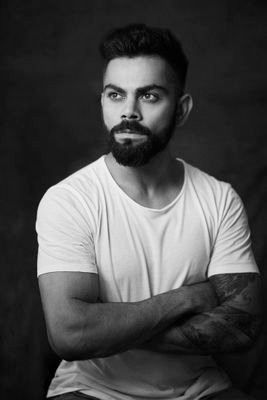
#> input picture images/2.jpg, 267 x 400 px, found by its file name
$ python imageTranslations.py
#> lines starting #> are read from the running program, lines starting #| are printed output that depends on the picture
# -*- coding: utf-8 -*-
"""
Created on Fri Jun  8 19:33:15 2018

@author: yatheen!
"""

import cv2
import numpy as np
import matplotlib.pyplot as plt

image = cv2.imread(r'E:\Programming!\Image processing\images\2.jpg')
#> image is the input picture: shape (400, 267, 3); min 0, max 251, mean 72.9
cv2.imshow("Original Image " , image)
height , width = image.shape[:2]
#> height = 400; width = 267

"""Translation"""
translationMatrix = np.float32([[1,0,54],[0,1,54]])
translatedImage = cv2.warpAffine( image , translationMatrix , (width,height))
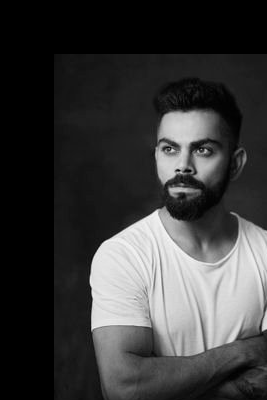
#> translatedImage: shape (400, 267, 3); min 0, max 251, mean 58
cv2.imshow("Translated Image",translatedImage)

"""Rotation"""
rotationMatrix = cv2.getRotationMatrix2D((width/2,height/2),180,1)
rotatedImage = cv2.warpAffine( image , rotationMatrix , (width,height))
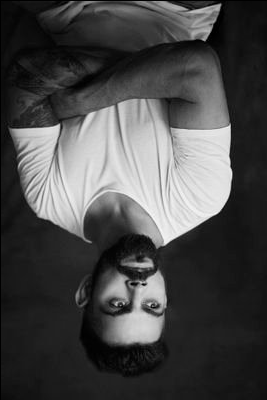
#> rotatedImage: shape (400, 267, 3); min 0, max 251, mean 72.8
cv2.imshow("Rotated Image",rotatedImage)

"""Resizing"""
resizedImage = cv2.resize(image , None , fx =2 ,fy =2 ,interpolation = cv2.INTER_CUBIC)
cv2.imshow("Resized Image" , resizedImage)

"""Usage of image pyramids"""

smaller = cv2.pyrDown(image)
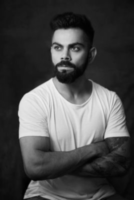
#> smaller: shape (200, 134, 3); min 0, max 238, mean 72.7
larger = cv2.pyrUp(image)
cv2.imshow('Smaller Image' , smaller)
cv2.imshow('Larger Image' , larger)

"""Cropping the Image """

start_row , start_col = int(height * 0.15) , int(width * 0.15)
#> start_row = 60; start_col = 40
end_row , end_col = int(height * 0.75) , int(width * 0.75)
#> end_row = 300; end_col = 200

cropped_image = image[start_row:end_row , start_col:end_col]
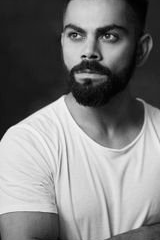
#> cropped_image: shape (240, 160, 3); min 0, max 251, mean 124.4

cv2.imshow("Cropped Image" , cropped_image)

cv2.waitKey()
cv2.destroyAllWindows()

$ run again, with images/1.jpg copied over images/2.jpg
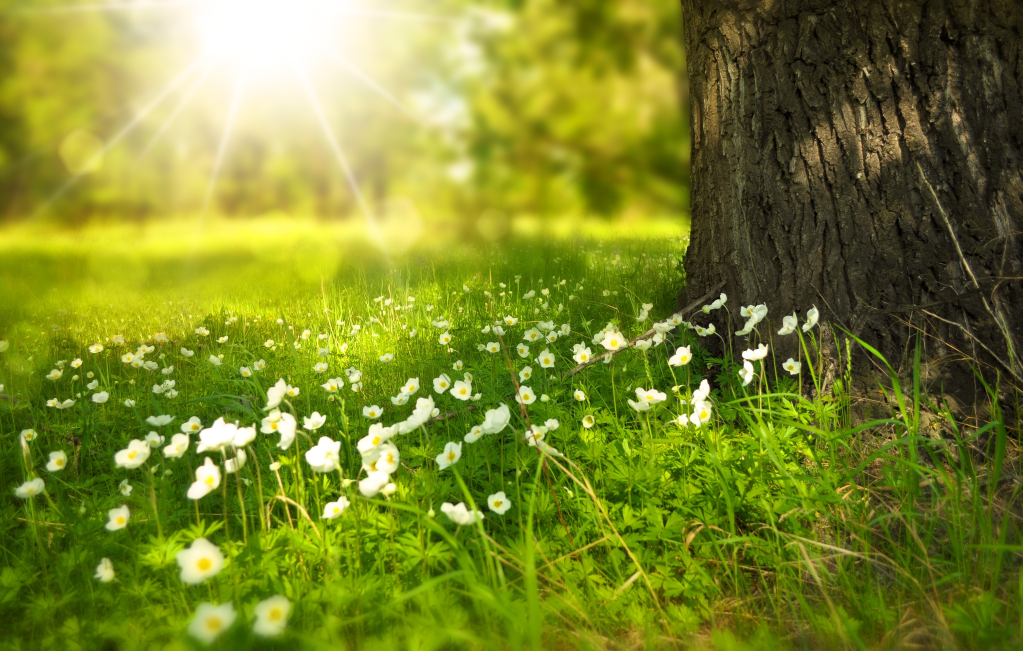
#> input picture images/1.jpg, 4090 x 2602 px, found by its file name (shown at 1/4 size)
#> image is the input picture: shape (2602, 4090, 3); mean B, G, R 43, 133.3, 122.7
#> `rotatedImage = cv2.warpAffine( image , rotationMatrix , (width,height))`:
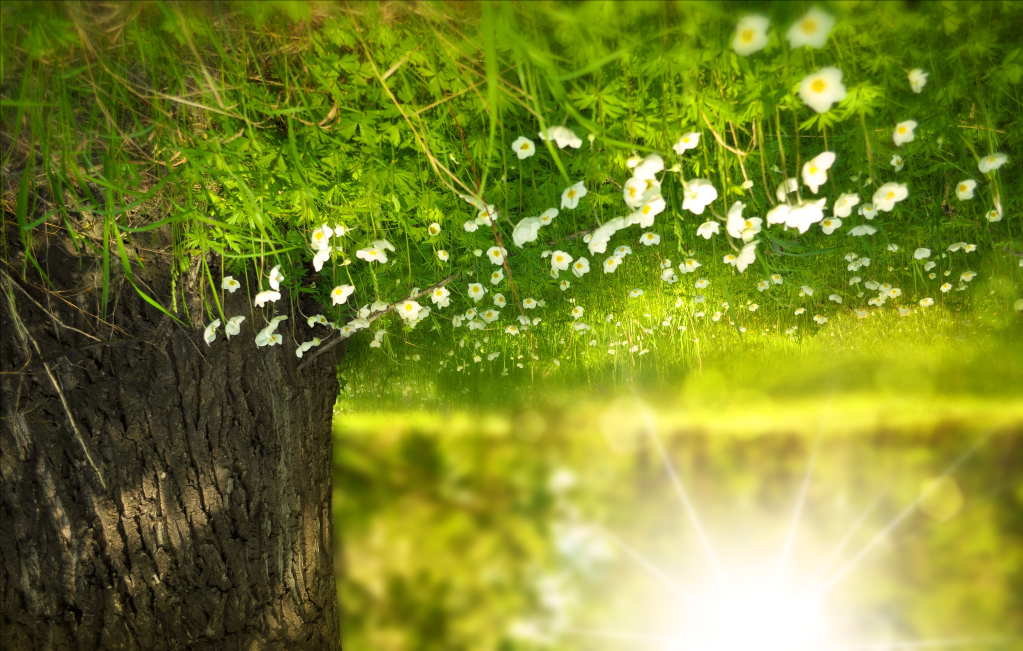
#> rotatedImage: shape (2602, 4090, 3) (shown at 1/4 size); mean B, G, R 43, 133.2, 122.6
#> `cropped_image = image[start_row:end_row , start_col:end_col]`:
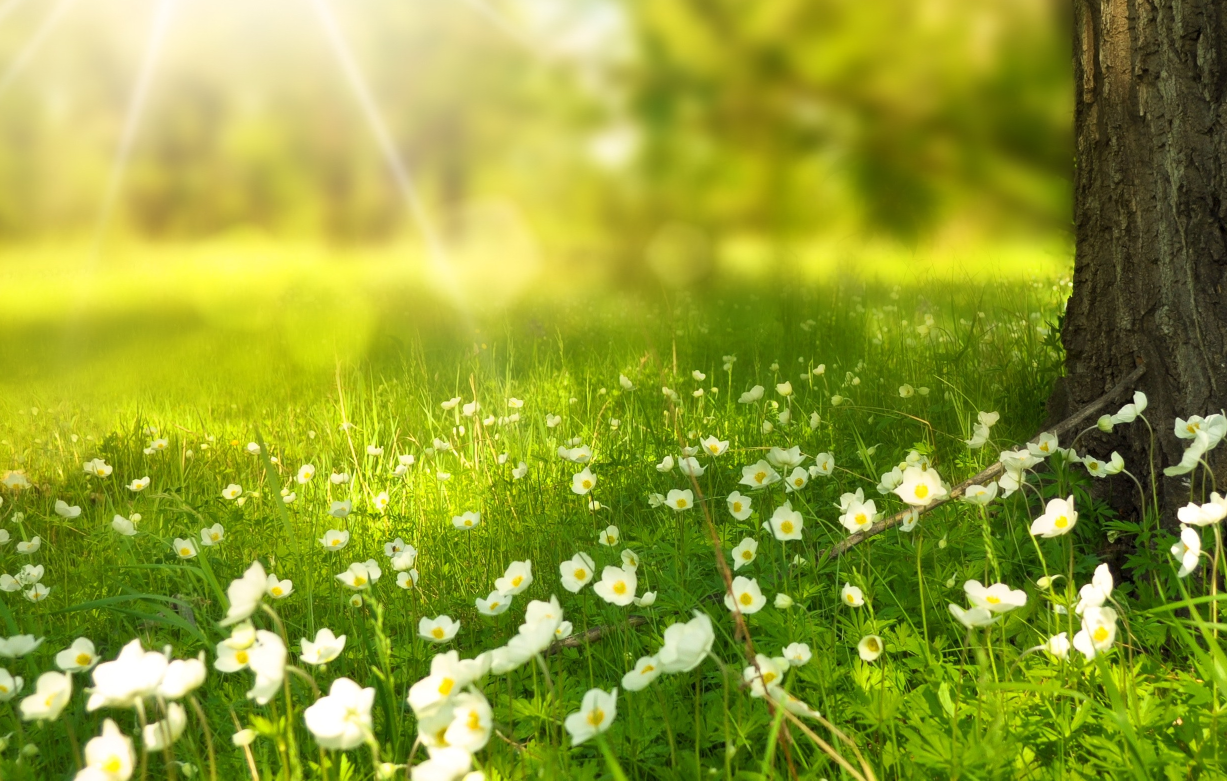
#> cropped_image: shape (1561, 2454, 3) (shown at 1/2 size); mean B, G, R 51.1, 157.3, 145

$ run again, with images/5.jpg copied over images/2.jpg
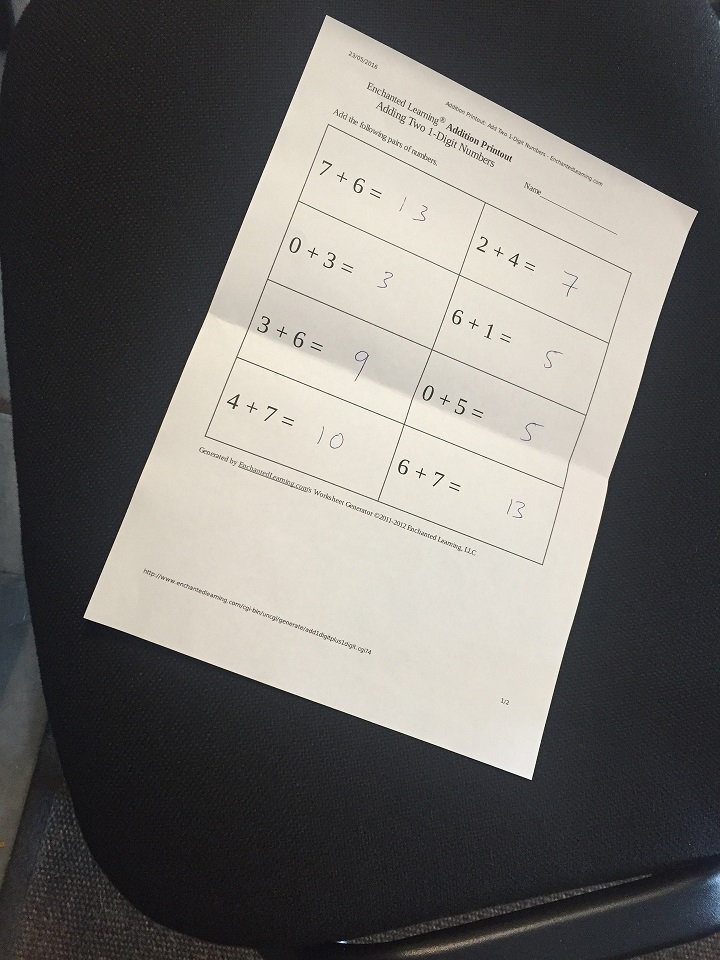
#> input picture images/5.jpg, 720 x 960 px, found by its file name
#> image is the input picture: shape (960, 720, 3); mean B, G, R 106.2, 109.5, 111.7
#> `rotatedImage = cv2.warpAffine( image , rotationMatrix , (width,height))`:
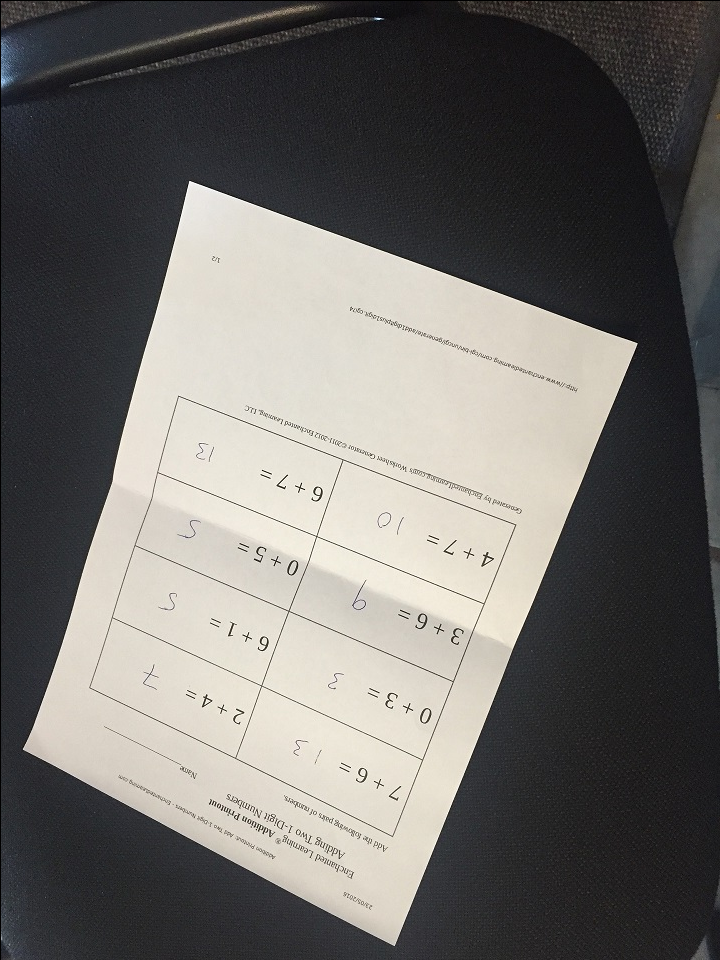
#> rotatedImage: shape (960, 720, 3); mean B, G, R 106.1, 109.3, 111.6
#> `cropped_image = image[start_row:end_row , start_col:end_col]`:
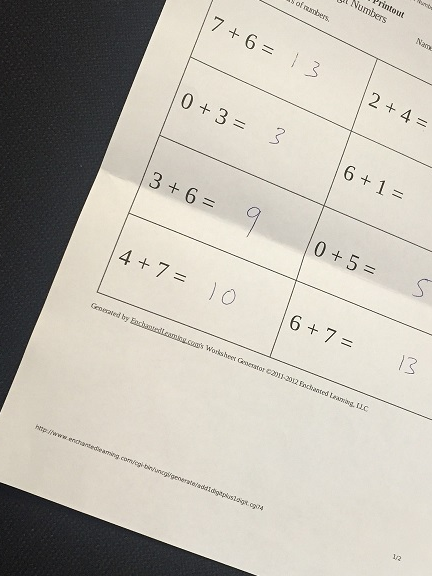
#> cropped_image: shape (576, 432, 3); mean B, G, R 175, 184.7, 189.3
